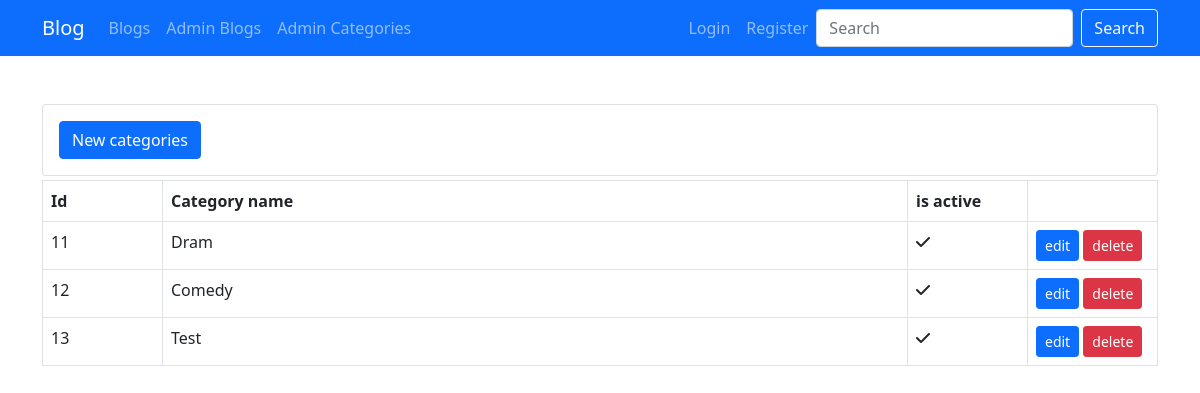
Screenshot of /admin-categories.php with the database file from the repository.
### tables this page shows
CREATE TABLE `categories` (
  `id` int(11) NOT NULL,
  `name` varchar(150) NOT NULL,
  `isActive` tinyint(1) NOT NULL
);

### libs/functions.php (called while the page is built, shortened)
<?php
    function getCategories() {
        include "libs/ayar.php" ;
        $query = "SELECT * FROM categories" ;
        $result = mysqli_query($connection,$query) ;
        return $result ;
    }
?>

### admin-categories.php (the view, shortened to what this page needs)
<?php
    require "libs/functions.php" ;
?>
    <?php include "views/_header.php" ?>
    <?php include "views/_navbar.php" ?>
    <div class="container my-5">
        <div class="row">
            <div class="col-12">
              <div class="card mb-1">
                    <div class="card-body">
                        <a href="category-create.php" class="btn btn-primary">New categories</a>
                    </div>
              </div>
                <table class="table table-bordered">
                    <thead>
                        <tr>
                            <th style="width: 120px;">Id</th>
                            <th>Category name</th>
                            <th style="width: 120px;">is active</th>
                            <th style="width: 130px;"></th>
                        </tr>
                    </thead>
                    <tbody>
                        <?php $result=getCategories() ; while ($film=mysqli_fetch_assoc($result)) : ?>
                                <tr>
                                    <td><?php echo $film["id"] ?></td>
                                    <td><?php echo $film["name"] ?></td>
                                    <td>
                                        <?php if($film["isActive"]) : ?>
                                            <i class="fas fa-check"></i>
                                        <?php else: ?>
                                            <i class="fas fa-times"></i>
                                        <?php endif; ?>
                                    </td>
                                    <td>
                                        <a class="btn btn-primary btn-sm" href="category-edit.php?id=<?php echo $film["id"] ?>">edit</a>
                                        <a class="btn btn-danger btn-sm" href="category-delete.php?id=<?php echo $film ["id"] ?>">delete</a>
                                    </td>
                                </tr>
                        <?php endwhile; ?>
                    </tbody>
                </table>
            </div>
        </div>
    </div>
    <?php include "views/_footer.php" ?>

### rows the page displays
categories: id "11", name "Dram", isActive 1 (drawn)
categories: id "12", name "Comedy", isActive 1 (drawn)
categories: id "13", name "Test", isActive 1 (drawn)
